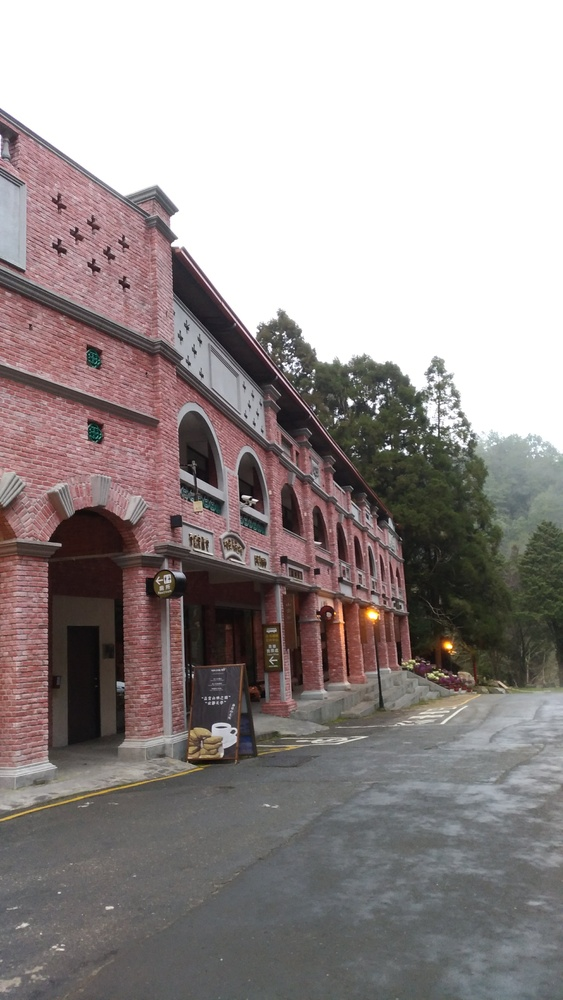
%> input picture hw2/img2/201.jpg, 563 x 1000 px, shrunk from 2620 x 4656 before the run
$ octave 'ex2_5(canny).m'   (GNU Octave 9; MATLAB toolbox functions it lacks are replaced by stand-ins)
%> lines starting %> are read from the running program, lines starting %| are printed output that depends on the picture; in (x1, y1, x2, y2) boxes, pixels count from 0 and x2, y2 are one past the last pixel; in counts of white or black regions, pixels touching at a corner belong together; the program's own positions count from 1
clear;clc;close all;
%canny
cimg = imread('201.jpg');
%> cimg is the input picture: size 1000x563x3 uint8; mean R, G, B 152.9, 145.1, 144.3
gimg = rgb2gray(cimg);
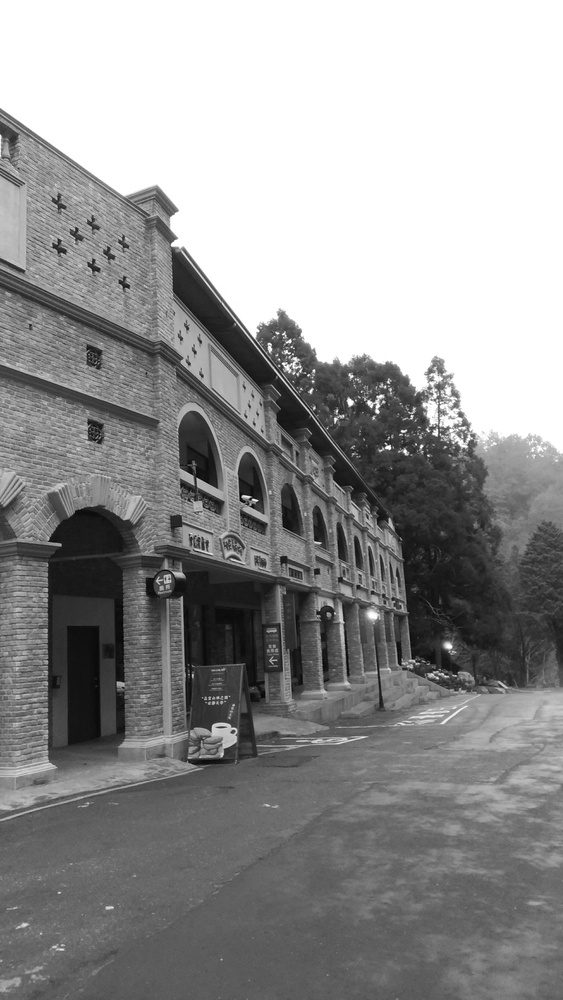
%> gimg: size 1000x563 uint8; min 1, max 255, mean 147.3

img = edge(gimg,'canny');
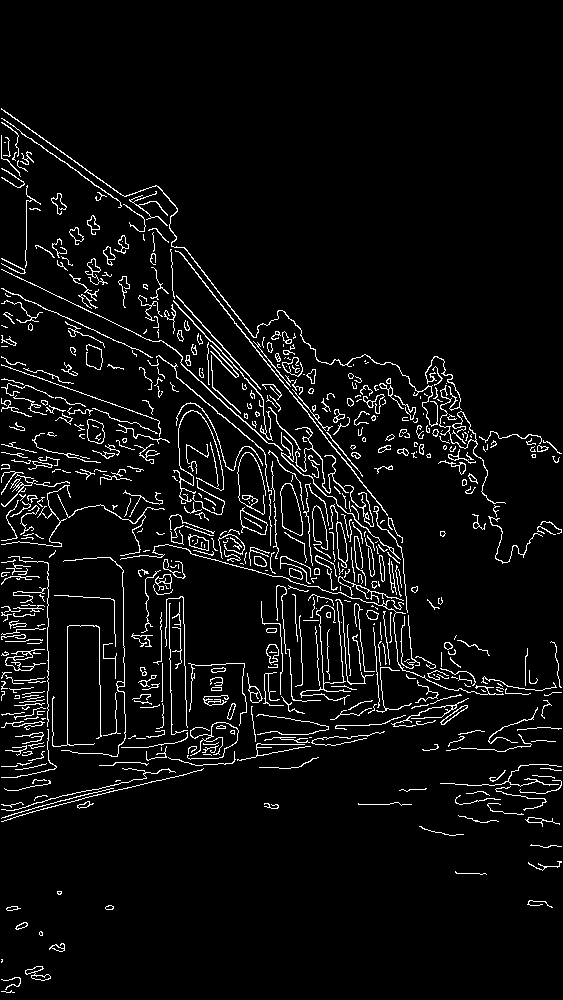
%> img: size 1000x563 logical; 5.4% white in thin lines or dots, all inside (x1, y1, x2, y2) = (1, 108, 562, 993)
img = img==0;
figure()
imshow(img)
imwrite(img,'canny.jpg');
